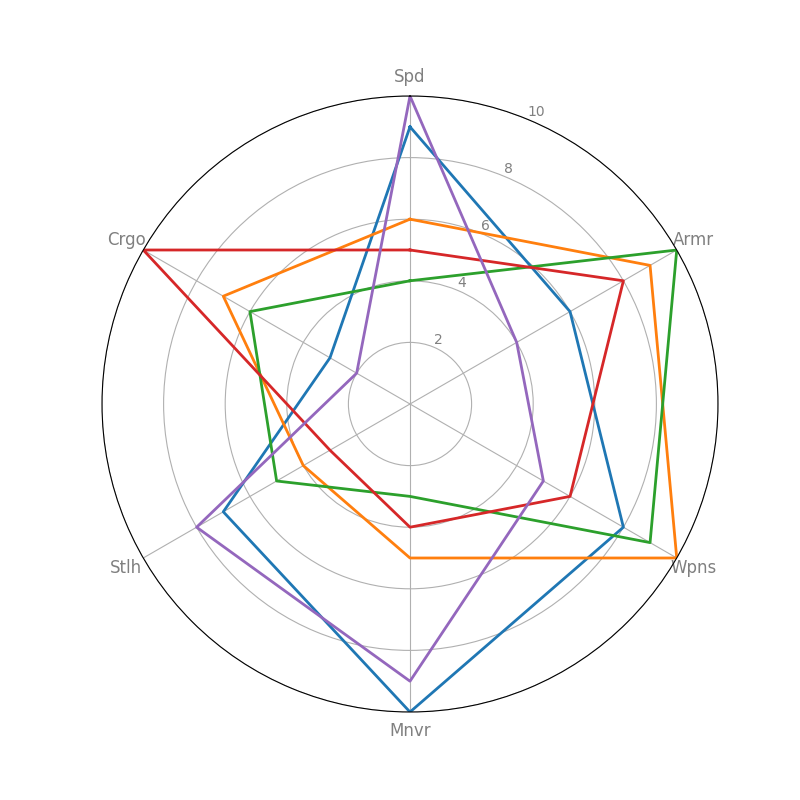

This figure's Python source:
import numpy as np
import matplotlib.pyplot as plt
from math import pi

spacecraft_types = ['Fighter', 'Bomber', 'Destroyer', 'Cruiser', 'Scout']
attributes = ['Spd', 'Armr', 'Wpns', 'Mnvr', 'Stlh', 'Crgo']

spacecraft_data = {
    'Fghtr': [9, 6, 8, 10, 7, 3],
    'Bmb': [6, 9, 10, 5, 4, 7],
    'Dstyr': [4, 10, 9, 3, 5, 6],
    'Crsr': [5, 8, 6, 4, 3, 10],
    'Sct': [10, 4, 5, 9, 8, 2]
}

num_attributes = len(attributes)
angles = np.linspace(0, 2 * pi, num_attributes, endpoint=False).tolist()
angles += angles[:1]

fig, ax = plt.subplots(figsize=(8, 8), subplot_kw=dict(polar=True))

ax.set_theta_offset(pi / 2)
ax.set_theta_direction(-1)
plt.xticks(angles[:-1], attributes, color='grey', size=12)
plt.yticks([2, 4, 6, 8, 10], ["2", "4", "6", "8", "10"], color='grey', size=10)
plt.ylim(0, 10)

colors = ['#1f77b4', '#ff7f0e', '#2ca02c', '#d62728', '#9467bd']
for idx, (spacecraft, values) in enumerate(spacecraft_data.items()):
    values += values[:1]
    ax.plot(angles, values, linewidth=2, linestyle='solid', color=colors[idx])

plt.show()
